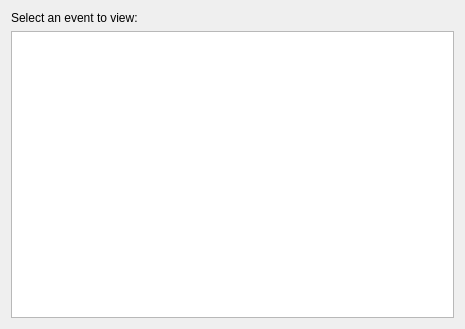
<?xml version="1.0" encoding="UTF-8"?>
<ui version="4.0">
 <class>EventsTab</class>
 <widget class="QWidget" name="EventsTab">
  <property name="geometry">
   <rect>
    <x>0</x>
    <y>0</y>
    <width>465</width>
    <height>329</height>
   </rect>
  </property>
  <property name="windowTitle">
   <string>Events</string>
  </property>
  <layout class="QGridLayout" name="gridLayout" columnstretch="0,1">
   <item row="0" column="0">
    <widget class="QLabel" name="promptLabel">
     <property name="sizePolicy">
      <sizepolicy hsizetype="Fixed" vsizetype="Fixed">
       <horstretch>0</horstretch>
       <verstretch>0</verstretch>
      </sizepolicy>
     </property>
     <property name="text">
      <string>Select an event to view:</string>
     </property>
    </widget>
   </item>
   <item row="1" column="0">
    <widget class="QListView" name="eventsList">
     <property name="minimumSize">
      <size>
       <width>100</width>
       <height>0</height>
      </size>
     </property>
    </widget>
   </item>
   <item row="1" column="1">
    <layout class="QGridLayout" name="eventLayout"/>
   </item>
  </layout>
 </widget>
 <resources/>
 <connections/>
</ui>
